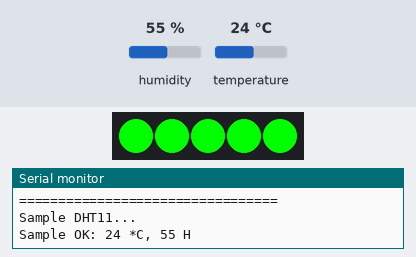
Simulated run of this sketch. Board: Arduino Uno, built with avr-gcc and run on an emulated ATmega328P. Parts: 5 RGB LEDs in strip order, left to right, the last lines printed to the serial monitor. The test bench sets the inputs (shaded band); at power-on: temperature 24 °C, humidity 55 %.

Above: at 2.3 s.
2.4 s: temperature set to 22 °C
4.5 s: temperature set to 19 °C
At 5.2 s:
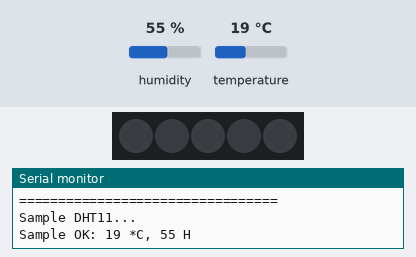
6.6 s: temperature set to 16 °C
8.8 s: temperature set to 13 °C
At 10.2 s:
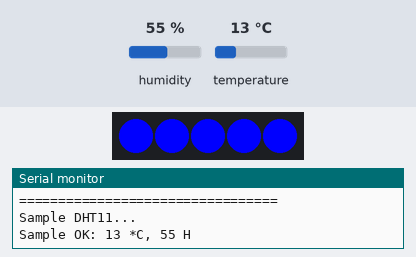
10.9 s: temperature set to 33 °C
At 13.1 s:
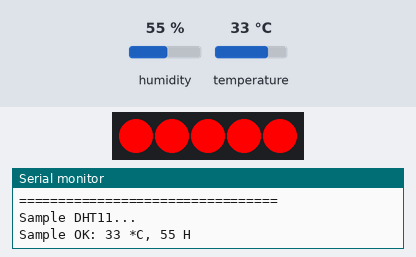
13.7 s: temperature set to 29 °C
At 15.1 s:
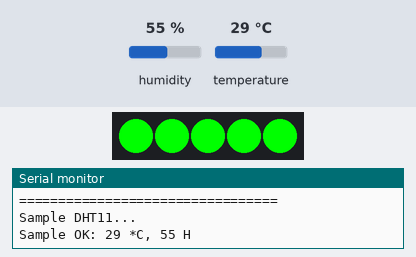
Timing chart, 0 to 16.7 s (numbered marks = the images above; inputs shaded):
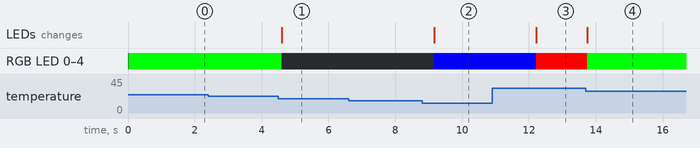

Measured:
- the behaviour switches between 21 and 20 °C on temperature (found by bisection; images 0 and 1)
- the behaviour switches between 15 and 14 °C on temperature (found by bisection; images 1 and 2)
- the behaviour switches between 31 and 30 °C on temperature (found by bisection; images 3 and 4)
- after the input at 4.5 s, RGB LED 0–4: RGB(0, 255, 0) → off after 0.10 s; the LEDs: change after 0.10 s (image 1)
- after the input at 8.8 s, RGB LED 0–4: off → RGB(0, 0, 255) after 0.37 s; the LEDs: change after 0.37 s (image 2)
- after the input at 10.9 s, RGB LED 0–4: RGB(0, 0, 255) → RGB(255, 0, 0) after 1.3 s; the LEDs: change after 1.3 s (image 3)
- after the input at 13.7 s, RGB LED 0–4: RGB(255, 0, 0) → RGB(0, 255, 0) after 0.05 s; the LEDs: change after 0.05 s (image 4)

The sketch:

ap04_DHT_Neo_LCD.ino
```cpp
//온습도센서를 이용하여 온도에 따른 네오픽셀의 색깔 조절과 습도에 따른 네오픽셀의 갯수조절
#include <SimpleDHT.h>
#include <Adafruit_NeoPixel.h>

SimpleDHT11 dht11(7);
Adafruit_NeoPixel pixels(5, 12, NEO_GRB + NEO_KHZ800);

void setup() {
  Serial.begin(115200);
  pixels.begin();
}

void loop() {
  // start working...
  Serial.println("=================================");
  Serial.println("Sample DHT11...");

  byte temp = 0;
  byte hum = 0;
  int err = SimpleDHTErrSuccess;
  if ((err = dht11.read(&temp, &hum, NULL)) != SimpleDHTErrSuccess) {
    Serial.print("Read DHT11 failed, err="); Serial.println(err);delay(1000);
    return;
  }

  Serial.print("Sample OK: ");
  Serial.print((int)temp); Serial.print(" *C, ");
  Serial.print((int)hum); Serial.println(" H");
  int r=0;
  int g=0;
  int b=0;

  //온도에 따른 LED색깔조절
 if (temp > 30)
  {
    r = 255;
    g = 0;
    b = 0;
  }
  else if (temp > 20)
  {
    r = 0;
    g = 255;
    b = 0;
  }
  else if (temp < 15)
  {
    r = 0;
    g = 0;
    b = 255;
  }

  for(int i=0 ; i<5 ; i++)
  {
    pixels.setPixelColor(i, r,g,b);
  }
  pixels.show();


  delay(1500);
}
```
